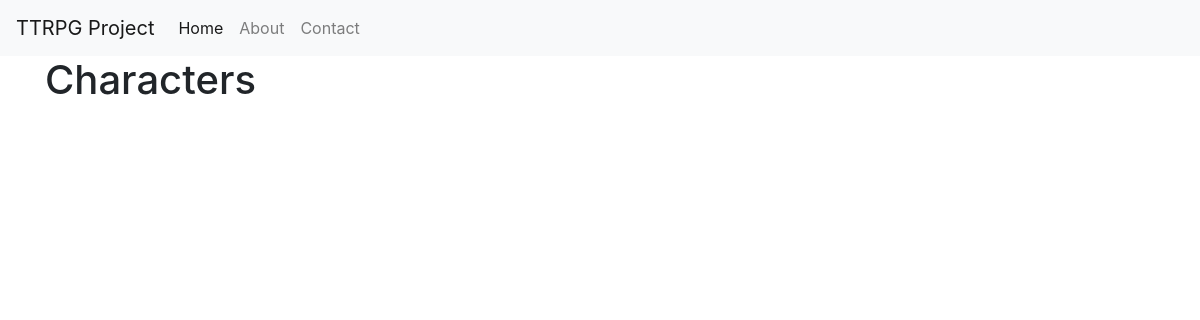
Page /characters/ on the earlier database version.
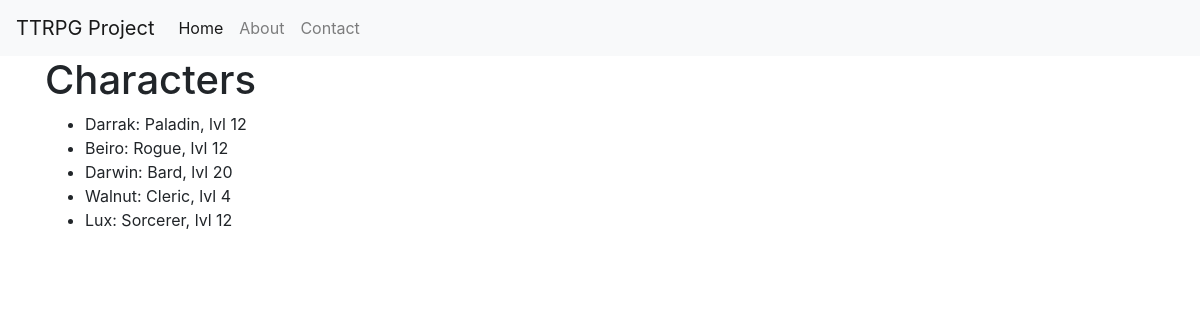
Same page on the later database version.
### api/models.py (models this page shows)
class Character(models.Model):
    name = models.CharField(max_length=100)
    character_class = models.CharField(max_length=100)
    level = models.IntegerField()

### api/views.py (the view)
# urls.py: path("characters/", views.characters, name="characters"),
def characters(request):
    chars = Character.objects.all()
    return render(request, "characters.html", {"characters": chars})

### api/templates/characters.html
{% extends 'base.html' %} {% block content %}
<h1>Characters </h1>
<ul>
  {% for character in characters %}
  <li>{{ character.name }}: {{ character.character_class}}, lvl {{ character.level }}</li>
  {% endfor %}
</ul>
{% endblock %}

### api/templates/base.html (shortened to what this page needs)
<!DOCTYPE html>
<html lang="en">
  <head>
    <link rel="stylesheet" href="https://stackpath.bootstrapcdn.com/bootstrap/4.3.1/css/bootstrap.min.css"  rel="stylesheet" />
  </head>
  <body>
    <nav class="navbar navbar-expand-lg navbar-light bg-light">
      <a class="navbar-brand" href="#">TTRPG Project</a>
      <div class="collapse navbar-collapse" id="navbarNav">
        <ul class="navbar-nav">
          <li class="nav-item active">
            <a class="nav-link" href="#">Home</a>
          </li>
          <li class="nav-item">
            <a class="nav-link" href="#">About</a>
          </li>
          <li class="nav-item">
            <a class="nav-link" href="#">Contact</a>
          </li>
        </ul>
      </div>
    </nav>
    <div class="container">{% block content %} {% endblock %}</div>
  </body>
</html>

Differences in the rows shown:
added Character: name "Darrak", character_class "Paladin", level "12"
added Character: name "Beiro", character_class "Rogue", level "12"
added Character: name "Darwin", character_class "Bard", level "20"
added Character: name "Walnut", character_class "Cleric", level "4"
added Character: name "Lux", character_class "Sorcerer", level "12"
